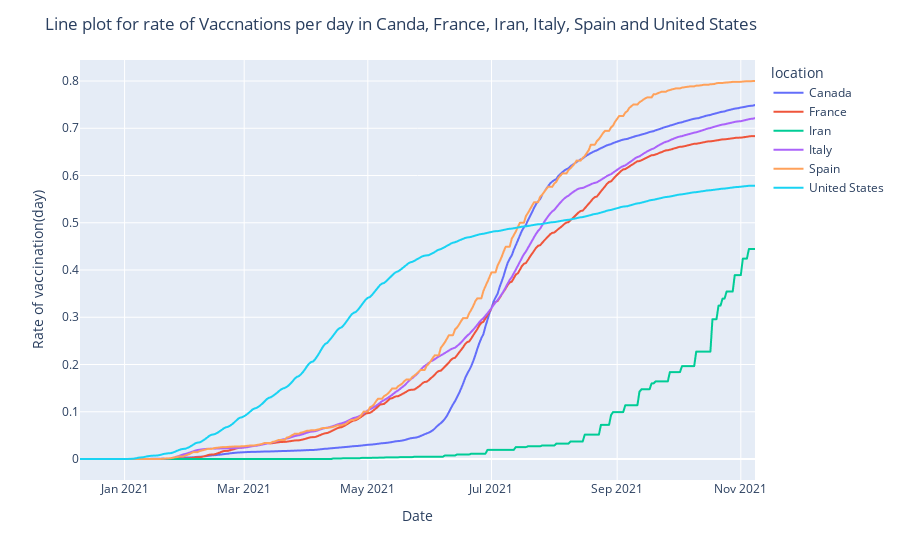

Notebook source saved alongside this figure:
### Code cell
fig_4 = px.line(country, x='date', 
                y='rate_new_vaccinations', 
                color='location', 
                line_group='location', 
                hover_name='location',
                range_x=['2020-12-10','2021-11-08'])

fig_4.update_layout(title="Line plot for rate of Vaccnations per day in Canda, France, Iran, Italy, Spain and United States",
                 xaxis_title="Date",
                 yaxis_title="Rate of vaccination(day)")
fig_4.show()

### Figure 1 — Plotly figure (JSON) as saved in the notebook; plotly's stock layout.template omitted (floating-point values rounded to 4 significant figures; data arrays with more than 128 entries replaced by an {"elided": "..."} marker saying what was removed)
{"data": [{"hovertemplate": "<b>%{hovertext}</b><br><br>location=Canada<br>date=%{x}<br>rate_new_vaccinations=%{y}<extra></extra>", "hovertext": {"elided": "333 str values"}, "legendgroup": "Canada", "line": {"color": "#636efa", "dash": "solid"}, "marker": {"symbol": "circle"}, "mode": "lines", "name": "Canada", "showlegend": true, "type": "scattergl", "x": {"elided": "333 str values"}, "xaxis": "x", "y": {"elided": "333 float values"}, "yaxis": "y"}, {"hovertemplate": "<b>%{hovertext}</b><br><br>location=France<br>date=%{x}<br>rate_new_vaccinations=%{y}<extra></extra>", "hovertext": {"elided": "655 str values"}, "legendgroup": "France", "line": {"color": "#EF553B", "dash": "solid"}, "marker": {"symbol": "circle"}, "mode": "lines", "name": "France", "showlegend": true, "type": "scattergl", "x": {"elided": "655 str values"}, "xaxis": "x", "y": {"elided": "655 float values"}, "yaxis": "y"}, {"hovertemplate": "<b>%{hovertext}</b><br><br>location=Iran<br>date=%{x}<br>rate_new_vaccinations=%{y}<extra></extra>", "hovertext": {"elided": "629 str values"}, "legendgroup": "Iran", "line": {"color": "#00cc96", "dash": "solid"}, "marker": {"symbol": "circle"}, "mode": "lines", "name": "Iran", "showlegend": true, "type": "scattergl", "x": {"elided": "629 str values"}, "xaxis": "x", "y": {"elided": "629 float values"}, "yaxis": "y"}, {"hovertemplate": "<b>%{hovertext}</b><br><br>location=Italy<br>date=%{x}<br>rate_new_vaccinations=%{y}<extra></extra>", "hovertext": {"elided": "648 str values"}, "legendgroup": "Italy", "line": {"color": "#ab63fa", "dash": "solid"}, "marker": {"symbol": "circle"}, "mode": "lines", "name": "Italy", "showlegend": true, "type": "scattergl", "x": {"elided": "648 str values"}, "xaxis": "x", "y": {"elided": "648 float values"}, "yaxis": "y"}, {"hovertemplate": "<b>%{hovertext}</b><br><br>location=Spain<br>date=%{x}<br>rate_new_vaccinations=%{y}<extra></extra>", "hovertext": {"elided": "647 str values"}, "legendgroup": "Spain", "line": {"color": "#FFA15A", "dash": "solid"}, "marker": {"symbol": "circle"}, "mode": "lines", "name": "Spain", "showlegend": true, "type": "scattergl", "x": {"elided": "647 str values"}, "xaxis": "x", "y": {"elided": "647 float values"}, "yaxis": "y"}, {"hovertemplate": "<b>%{hovertext}</b><br><br>location=United States<br>date=%{x}<br>rate_new_vaccinations=%{y}<extra></extra>", "hovertext": {"elided": "657 str values"}, "legendgroup": "United States", "line": {"color": "#19d3f3", "dash": "solid"}, "marker": {"symbol": "circle"}, "mode": "lines", "name": "United States", "showlegend": true, "type": "scattergl", "x": {"elided": "657 str values"}, "xaxis": "x", "y": {"elided": "657 float values"}, "yaxis": "y"}], "layout": {"legend": {"title": {"text": "location"}, "tracegroupgap": 0}, "margin": {"t": 60}, "title": {"text": "Line plot for rate of Vaccnations per day in Canda, France, Iran, Italy, Spain and United States"}, "xaxis": {"anchor": "y", "domain": [0, 1], "range": ["2020-12-10", "2021-11-08"], "title": {"text": "Date"}}, "yaxis": {"anchor": "x", "domain": [0, 1], "title": {"text": "Rate of vaccination(day)"}}}}
